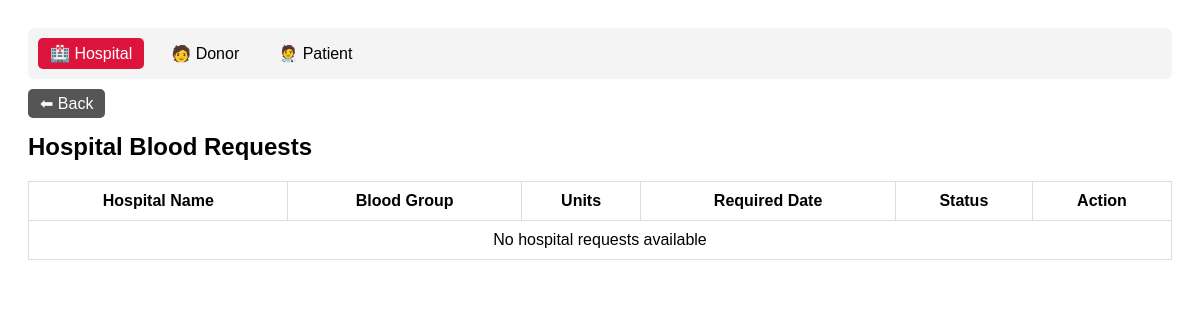
Before: /manage_hospitals/ with the older database file.
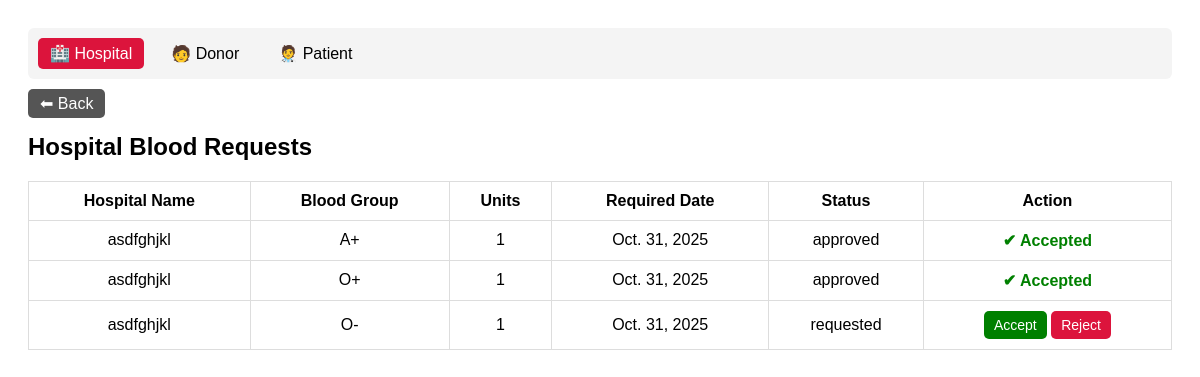
After: the same page with the newer database file.
### Blood_Bank/models.py (models this page shows, shortened)
class Hospital_Request(models.Model):
    hospital = models.ForeignKey(Hospital,on_delete=models.CASCADE)
    Blood_group = models.CharField(null=False,blank=False)
    unit = models.PositiveIntegerField(null=True,blank=True)
    date = models.DateField(null=True,blank=True)
    urgent = models.BooleanField(default=False)
    patient_name = models.CharField(max_length=100, null=True, blank=True)
    patient_email = models.EmailField(null=True, blank=True)
    patient_contact = models.CharField(max_length=15, null=True, blank=True)
    STATUS_CHOICES = (
        ('requested', 'Requested'),
        ('approved', 'Approved'),
        ('rejected', 'Rejected'),
    )
    status = models.CharField(max_length=10, choices=STATUS_CHOICES, default='requested')

class Hospital(models.Model):
    profile = models.OneToOneField(Profile, on_delete=models.CASCADE)
    hospital_name = models.CharField(max_length=40,null=True,blank=True)
    contact_number = models.CharField(max_length = 20,null=True,blank=True)
    location = models.CharField(max_length=40,null=True,blank=True)
    a_pos = models.PositiveIntegerField(null=True, blank=True, default=0)
    a_neg = models.PositiveIntegerField(null=True, blank=True, default=0)
    b_pos = models.PositiveIntegerField(null=True, blank=True, default=0)
    b_neg = models.PositiveIntegerField(null=True, blank=True, default=0)
    ab_pos = models.PositiveIntegerField(null=True, blank=True, default=0)
    ab_neg = models.PositiveIntegerField(null=True, blank=True, default=0)
    o_pos = models.PositiveIntegerField(null=True, blank=True, default=0)
    o_neg = models.PositiveIntegerField(null=True, blank=True, default=0)

### Blood_Bank/views.py (the view)
# urls.py: path('manage_hospitals/',views.manage_hospitals,name='manage_hospitals'),
def manage_hospitals(request):
    hospital_request = Hospital_Request.objects.all()
    return render(request,'admin_dashboard/manage_hospitals.html',{'hospital_request':hospital_request})

### Blood_Bank/templates/admin_dashboard/manage_hospitals.html (shortened to what this page needs)
{% load static %}
<!DOCTYPE html>
<html lang="en">
<head>
    <link rel="stylesheet" href="{% static 'css/admin_dashboard/manage_hospitals.css' %}">
</head>
<body>
    <div class="page-container">
        <nav class="top-menu">
            <a href="{% url 'manage_hospitals' %}" class="active">🏥 Hospital</a>
            <a href="{% url 'manage_donors' %}">🧑 Donor</a>
            <a href="{% url 'manage_patients' %}">🧑‍⚕ Patient</a>
        </nav>
        <div class="back-section">
            <a href="{% url 'admindashboard' %}" class="back-btn">⬅ Back</a>
        </div>
        <main class="table-container">
            <h2>Hospital Blood Requests</h2>
            <table>
                <thead>
                    <tr>
                        <th>Hospital Name</th>
                        <th>Blood Group</th>
                        <th>Units</th>
                        <th>Required Date</th>
                        <th>Status</th>
                        <th>Action</th>
                    </tr>
                </thead>
                <tbody>
                    {% for r in hospital_request %}
                    <tr>
                        <td>{{ r.hospital.hospital_name }}</td>
                        <td>{{ r.Blood_group }}</td>
                        <td>{{ r.unit }}</td>
                        <td>{{ r.date }}</td>
                        <td>{{ r.status }}</td>
                        <td>
                            {% if r.status == 'approved' %}
                                <span class="status-approved show">✔ Accepted</span>
                            {% else %}
                                <button class="btn approve"
                                        type="button"
                                        data-url="{% url 'manage_hospitals_update' r.id %}"
                                        onclick="handleAccept(this)">Accept</button>
                                <button class="btn reject"
                                        type="button"
                                        data-url="{% url 'manage_hospitals_reject' r.id %}"
                                        onclick="handleReject(this)">Reject</button>
                            {% endif %}
                        </td>
                    </tr>
                    {% empty %}
                    <tr>
                        <td colspan="6">No hospital requests available</td>
                    </tr>
                    {% endfor %}
                </tbody>
            </table>
        </main>
    </div>
</body>
</html>

Changed rows visible on the page:
added Hospital_Request: hospital.hospital_name "asdfghjkl", Blood_group "A+", unit "1", date "Oct. 31, 2025", status "approved", shows "✔ Accepted"
added Hospital_Request: hospital.hospital_name "asdfghjkl", Blood_group "O+", unit "1", date "Oct. 31, 2025", status "approved", shows "✔ Accepted"
added Hospital_Request: hospital.hospital_name "asdfghjkl", Blood_group "O-", unit "1", date "Oct. 31, 2025", status "requested", shows "Accept"
Other visible differences:
text no longer shown: "No hospital requests available"
